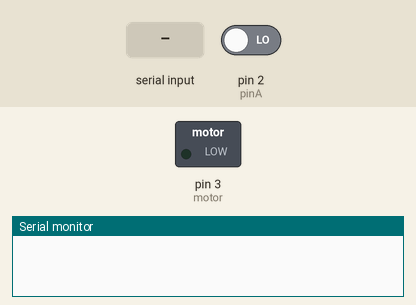
The sketch below on a simulated Arduino Uno, built with avr-gcc and run on an emulated ATmega328P. On the bench: switched loads named in the sketch (green lamp = pin HIGH), the last lines printed to the serial monitor. The test bench sets the inputs (shaded band); at power-on: pin 2 (pinA) LOW.

Above: at 1.2 s.
1.3 s: "90,45\n" received over Serial
At 1.8 s:
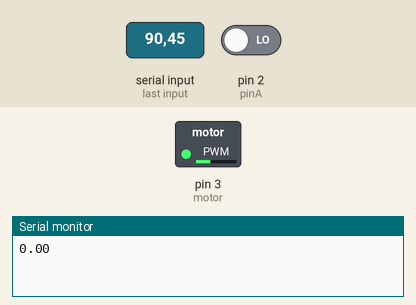
2.8 s: "30,150\n" received over Serial
At 4.0 s:
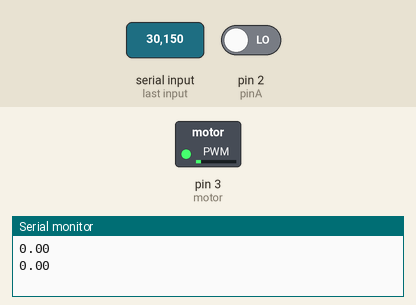
4.3 s: "200\n" received over Serial
At 5.4 s:
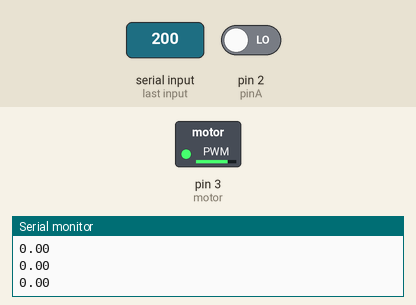
5.8 s: "90\n" received over Serial
At 6.4 s:
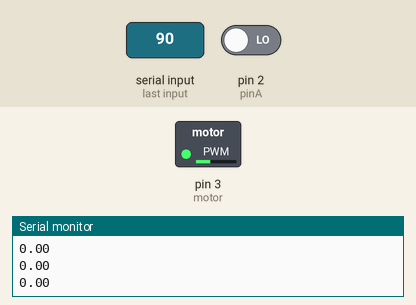
Timing chart, 0 to 8.3 s (numbered marks = the images above; inputs shaded):
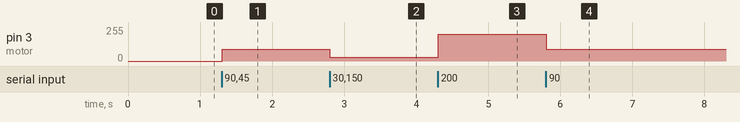

The sketch:

conexion_python_rpm_V200.ino
```cpp
/*
  Voltaje de fuente externa 9.6V @ 1.0A
  RPM Sin Reductor (~9.6V): 4000 RPM
  Pulsos x vuelta: 12
  Indice de cambio: 1/12
  RPM con reducción a (~9.6V): 300 RPM
*/

int signal = 0;
int pinA = 2;
int motor = 3;
int dirA = 8;
int dirB = 7;
volatile long pulseCount = 0;
unsigned long tPrevio = 0;

const int numReadings = 30; // Número de lecturas para el promedio móvil
float readings[numReadings]; // Array para almacenar las lecturas
int readIndex = 0; // Índice de lectura actual
float total = 0; // Suma total de las lecturas
float average = 0;

void setup() {
  pinMode(pinA, INPUT);
  Serial.begin(115200);
  attachInterrupt(digitalPinToInterrupt(pinA), interruptA, RISING);
  Serial.setTimeout(1);
  for (int i = 0; i < numReadings; i++) {
    readings[i] = 0;
  }
}

void loop() {
  unsigned long tActual = millis();
  unsigned long t = tActual - tPrevio;

  if (t >= 10) {
    long pulses = pulseCount;
    pulseCount = 0;
    float rpm = (pulses * 100 * 60 / 12.0);

    total = total - readings[readIndex];
    readings[readIndex] = rpm;
    total = total + rpm;
    average = total / numReadings;
    readIndex = (readIndex + 1) % numReadings;
    average = total / numReadings;

    if (Serial.available() > 0) {
      signal = Serial.readString().toInt();
      Serial.println(average);
    }

    tPrevio = tActual;
  }

  analogWrite(motor, signal);
  digitalWrite(dirA, HIGH);
  digitalWrite(dirB, LOW);
}

void interruptA() {
  pulseCount++;
}
```

Measured:
- after the input at 1.3 s, pin 3 (motor): 0/255 → 90/255 at once
- after the input at 2.8 s, pin 3 (motor): 90/255 → 30/255 at once
- after the input at 4.3 s, pin 3 (motor): 30/255 → 200/255 at once
- after the input at 5.8 s, pin 3 (motor): 200/255 → 90/255 at once
